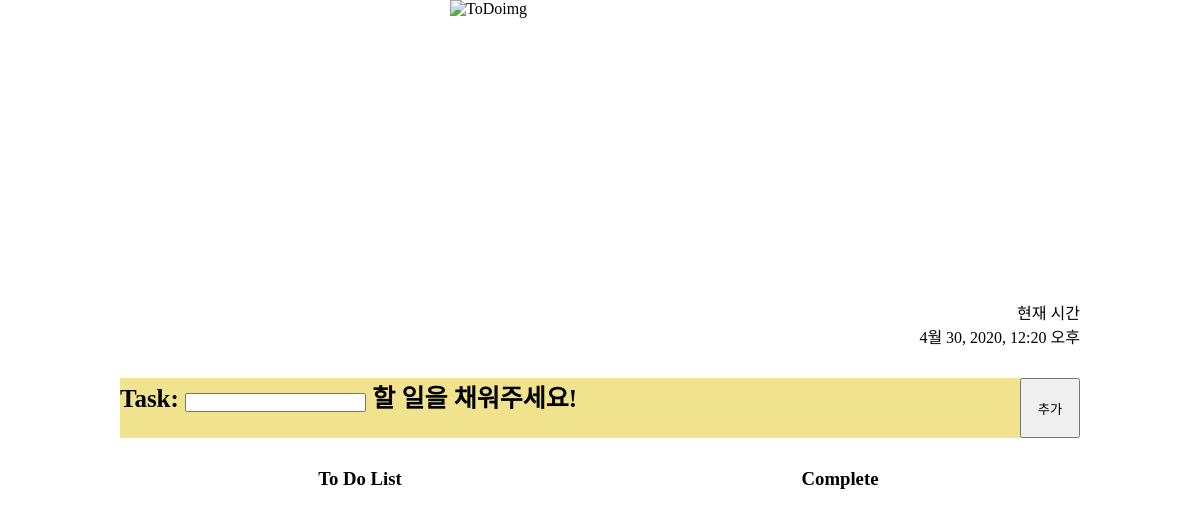
/todos/, run on an earlier commit of the app's database.
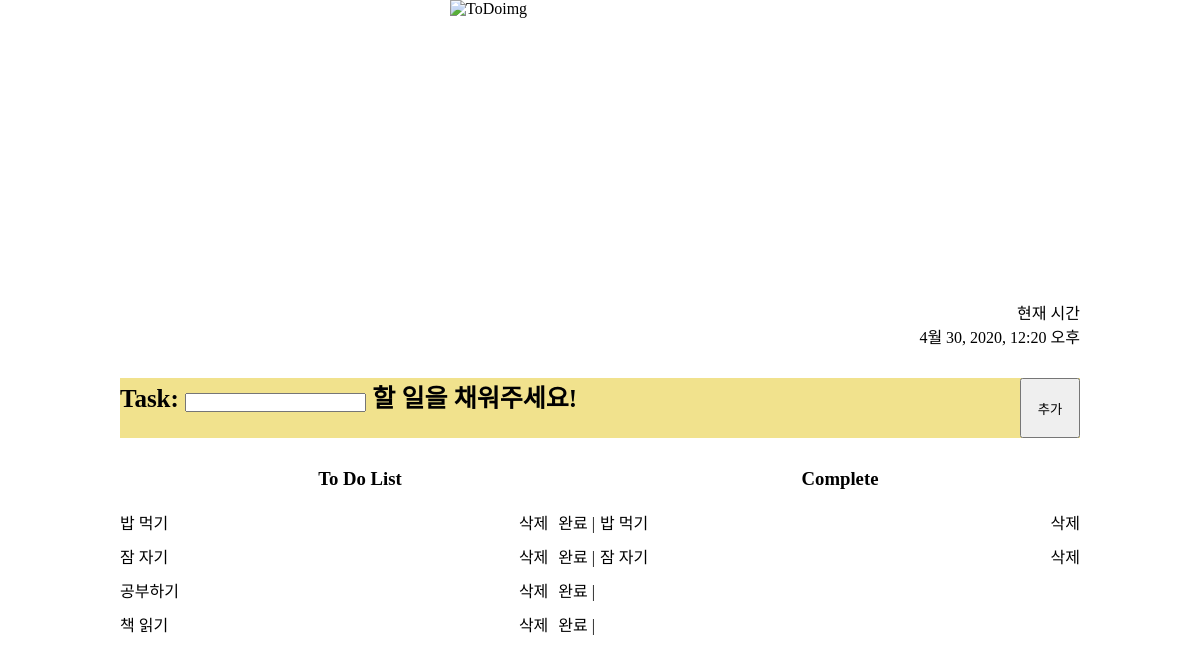
And on a later commit of the database.
### todo/models.py (models this page shows, shortened)
class Todo(models.Model):
    task = models.CharField(max_length=200, null=False, help_text="할 일을 채워주세요!")
    is_done = models.BooleanField(default=False)

### todo/views.py (the view)
# urls.py: path('todos/', todo_view, name="todos"),
def todo_view(request):
    if request.method == 'POST':
        form = AddForm(request.POST)
        if form.is_valid():
            form.save()
    now = datetime.datetime.now()
    print(now)
    todos = Todo.objects.all()
    form = AddForm()
    data = {
        "todos":todos,
        "form":form,
        "now":now,
    }
    return render(request, "todo_list.html", data)

### todo/forms.py
class AddForm(forms.ModelForm):
    class Meta:
        model = Todo
        fields = ('task',)

### todo/template/todo_list.html (shortened to what this page needs)
<!DOCTYPE html>
{% load static %}
<html>
<head>
    <link rel="stylesheet" href="{% static 'css/style.css' %}">
</head>
<body>
    <div class="container">
        <img src="https://cdn.pixabay.com/photo/2016/06/03/08/18/do-it-now-1432945_1280.png" alt=ToDoimg width=300px height=300px>
        <header id="intro">
            <nav>
                <ul>
                    <li class="one">현재 시간</li>
                    <li class="two">{{ now }}</li>
                </ul>
            </nav>
        </header>
        <main role="main" id="main">
            <article class="one">
                <form method="POST">
                    {% csrf_token %} <p1>{{ form.as_p }}</p1>
                    <button type="submit">추가</button>
                </form>
            </article>
            <article class="two">
                <h3>To Do List</h3>
                {% for todo in todos %}
                <p>{{ todo.task }}
                    <a href="{% url 'todo_complete' pk=todo.pk %}">완료 |</a>
                    <a href="{% url 'todo_del' pk=todo.pk %}">삭제</a>
                </p>
                {% endfor %}
            </article>
            <article class="three">
                <h3>Complete</h3>
                {% for todo in todos %} {% if todo.is_done is True %}
                <p>{{ todo.task }}
                    <a href="{% url 'todo_del' pk=todo.pk %}">삭제</a>
                </p>
                {% endif %}{% endfor %}
            </article>
        </main>
    </div>
</body>
</html>

### static/css/style.css (style rules this page uses)
* { margin: 0; padding: 0; }
img { display: block; margin: 0px auto; }
a { text-decoration: none; color: #000; }
ol, ul { list-style: none; text-align: right; }
.container { width: 960px; margin: 0 auto; }
#main article { float: left; margin-top: 30px; }
#main article p1 { float: left; font-size: 25px; font-weight: bold; }
#main article.two a { float: right; padding: 0 5px 0 5px; }
#main article.three a { float: right; }
#main article.two p { padding: 0 0 10px 0; }
#main article.two h3 { text-align: center; padding: 0 0 20px 0; }
#main article.three p { padding: 0 0 10px 0; }
#main article.three h3 { text-align: center; padding: 0 0 20px 0; }
#main article.one button { float: right; width: 60px; height: 60px; }
#main article.one { width: 100%; height: 60px; background-color: rgb(241, 226, 141); }
#main article.two { width: 50%; height: 320px; }
#main article.three { width: 50%; height: 320px; }

What changed in the data, as far as the page shows it:
added Todo: task "밥 먹기"
added Todo: task "잠 자기"
added Todo: task "공부하기", shown under "To Do List"
added Todo: task "책 읽기", shown under "To Do List"
